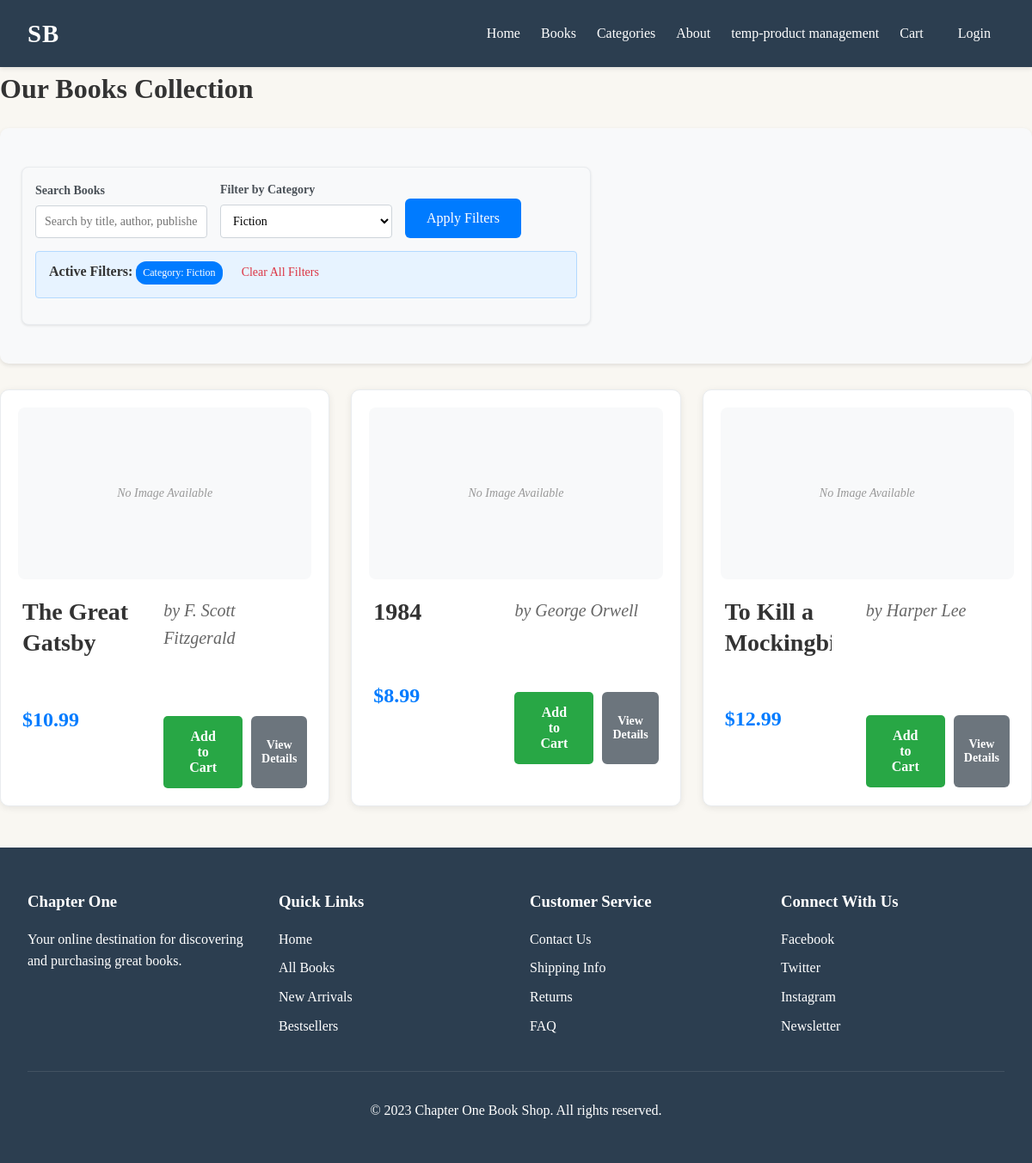
Page /page/product.php?category=1 on the committed database.
### tables this page shows
CREATE TABLE categories (
    id INT AUTO_INCREMENT PRIMARY KEY,
    name VARCHAR(255) NOT NULL UNIQUE,
    description TEXT,
    sort_order INT DEFAULT 0,
    created_at TIMESTAMP DEFAULT CURRENT_TIMESTAMP,
    updated_at TIMESTAMP DEFAULT CURRENT_TIMESTAMP ON UPDATE CURRENT_TIMESTAMP
);

CREATE TABLE products (
    id INT AUTO_INCREMENT PRIMARY KEY,
    category_id INT NULL,
    title VARCHAR(255) NOT NULL,
    author VARCHAR(255) NOT NULL,
    price DECIMAL(10, 2) NOT NULL,
    description TEXT,
    publisher VARCHAR(255),
    publication_date DATE,
    pages INT,
    cover_image VARCHAR(255),
    stock_quantity INT DEFAULT 0,
    created_at TIMESTAMP DEFAULT CURRENT_TIMESTAMP,
    updated_at TIMESTAMP DEFAULT CURRENT_TIMESTAMP ON UPDATE CURRENT_TIMESTAMP,
    FOREIGN KEY (category_id) REFERENCES categories(id) ON DELETE SET NULL
);

### page/product.php (the view, shortened to what this page needs)
<?php
$host = 'localhost';
$dbname = 'sbonline';
$username = 'root';
$password = '';
$searchQuery = '';
$categoryFilter = '';
$searchResults = [];
$categories = [];
try {
    $pdo = new PDO("mysql:host=$host;dbname=$dbname;charset=utf8", $username, $password);
    $pdo->setAttribute(PDO::ATTR_ERRMODE, PDO::ERRMODE_EXCEPTION);
    $categoriesSql = "SELECT id, name FROM categories ORDER BY sort_order, name";
    $categoriesStmt = $pdo->prepare($categoriesSql);
    $categoriesStmt->execute();
    $categories = $categoriesStmt->fetchAll(PDO::FETCH_ASSOC);
    $searchQuery = isset($_GET['search']) ? trim($_GET['search']) : '';
    $categoryFilter = isset($_GET['category']) ? trim($_GET['category']) : '';
    $sql = "SELECT p.*, c.name as category_name
            FROM products p
            LEFT JOIN categories c ON p.category_id = c.id
            WHERE 1=1";
    $params = [];
    $paramTypes = [];
    if (!empty($categoryFilter) && is_numeric($categoryFilter)) {
        $sql .= " AND p.category_id = :category_id";
        $params[':category_id'] = $categoryFilter;
        $paramTypes[':category_id'] = PDO::PARAM_INT;
    }
    if (!empty($searchQuery)) {
        $sql .= " ORDER BY
                    CASE
                        WHEN p.title LIKE :search THEN 1
                        WHEN p.author LIKE :search THEN 2
                        WHEN p.publisher LIKE :search THEN 3
                        ELSE 4
                    END,
                    p.created_at DESC";
    } else {
        $sql .= " ORDER BY p.created_at DESC";
    }
    $stmt = $pdo->prepare($sql);
    foreach ($params as $key => $value) {
        $stmt->bindValue($key, $value, $paramTypes[$key]);
    }
    $stmt->execute();
    $searchResults = $stmt->fetchAll(PDO::FETCH_ASSOC);
} catch (PDOException $e) {
    die("Connection failed: " . $e->getMessage());
}
include '../sb_head.php';
?>
<!DOCTYPE html>
<html lang="en">
<head>
    <link rel="stylesheet" href="/css/product.css">
</head>
<body>
    <div class="products-container">
        <h1><?php echo $searchQuery ? 'Search Results' : 'Our Books Collection'; ?></h1>
        <div class="search-container">
            <form method="GET" class="search-form" id="searchForm">
                <div class="filter-container">
                    <div class="filter-form">
                        <div class="filter-group">
                            <label for="search">Search Books</label>
                            <input type="text"
                                   name="search"
                                   class="search-input"
                                   id="searchInput"
                                   placeholder="Search by title, author, publisher..."
                                   value="<?php echo htmlspecialchars($searchQuery); ?>"
                                   aria-label="Search books">
                        </div>
                        <div class="filter-group">
                            <label for="category">Filter by Category</label>
                            <select name="category" class="filter-select" id="categoryFilter">
                                <?php foreach ($categories as $category): ?>
                                    <option value="<?php echo $category['id']; ?>"
                                        <?php echo ($categoryFilter == $category['id']) ? 'selected' : ''; ?>>
                                        <?php echo htmlspecialchars($category['name']); ?>
                                    </option>
                                <?php endforeach; ?>
                            </select>
                        </div>
                        <div class="filter-group">
                            <button type="submit" class="search-button" id="searchButton">
                                <?php echo ($searchQuery || $categoryFilter) ? 'Apply Filters' : 'Search Books'; ?>
                            </button>
                        </div>
                    </div>
                    <?php if (!empty($searchQuery) || !empty($categoryFilter)): ?>
                        <div class="active-filters">
                            <strong>Active Filters:</strong>
                            <?php if (!empty($categoryFilter)):
                                $currentCategoryName = '';
                                foreach ($categories as $cat) {
                                    if ($cat['id'] == $categoryFilter) {
                                        $currentCategoryName = $cat['name'];
                                        break;
                                    }
                                }
                            ?>
                                <span class="filter-tag">Category: <?php echo htmlspecialchars($currentCategoryName); ?></span>
                            <?php endif; ?>
                            <a href="?" class="clear-filters">Clear All Filters</a>
                        </div>
                    <?php endif; ?>
                </div>
            </form>
        </div>
        <?php if (empty($searchResults)): ?>
            <div class="no-results">
                <?php if (!empty($searchQuery) || !empty($categoryFilter)): ?>
                    <h3>No books found</h3>
                    <p>
                        No books found
                        <?php if (!empty($searchQuery)): ?>
                            matching "<strong><?php echo htmlspecialchars($searchQuery); ?></strong>"
                        <?php endif; ?>
                        <?php if (!empty($searchQuery) && !empty($categoryFilter)): ?>
                            and
                        <?php endif; ?>
                        <?php if (!empty($categoryFilter)):
                            $currentCategoryName = '';
                            foreach ($categories as $cat) {
                                if ($cat['id'] == $categoryFilter) {
                                    $currentCategoryName = $cat['name'];
                                    break;
                                }
                            }
                        ?>
                            in category "<strong><?php echo htmlspecialchars($currentCategoryName); ?></strong>"
                        <?php endif; ?>
                    </p>
                    <div class="search-suggestions">
                        <p><strong>Suggestions:</strong></p>
                        <ul>
                            <li>Try different or more general keywords</li>
                            <li>Check your spelling</li>
                            <li>Select a different category</li>
                            <li><a href="?">Browse all books</a></li>
                        </ul>
                    </div>
                <?php else: ?>
                    <h3>No books available</h3>
                    <p>There are currently no books in our collection.</p>
                <?php endif; ?>
            </div>
        <?php else: ?>
            <div class="products-grid">
                <?php foreach ($searchResults as $product): ?>
<div class="product-card">
    <?php
    $productId = $product['id'];
    $imageSql = "SELECT image_path FROM product_images WHERE product_id = ? ORDER BY sort_order LIMIT 1";
    $imageStmt = $pdo->prepare($imageSql);
    $imageStmt->execute([$productId]);
    $productImage = $imageStmt->fetch(PDO::FETCH_ASSOC);
    ?>
    <div class="product-image">
        <?php if ($productImage && !empty($productImage['image_path'])): ?>
            <img src="uploads/products/<?php echo htmlspecialchars($productImage['image_path']); ?>"
                 alt="<?php echo htmlspecialchars($product['title']); ?>"
                 onerror="this.style.display='none'; this.nextElementSibling.style.display='block';">
            <div class="no-image" style="display: none;">Image Failed to Load</div>
        <?php else: ?>
            <div class="no-image">No Image Available</div>
        <?php endif; ?>
    </div>
    <div class="product-details">
        <h3 class="product-title">
            <?php
            if (!empty($searchQuery)) {
                echo preg_replace(
                    "/(" . preg_quote($searchQuery, '/') . ")/i",
                    '<span class="highlight">$1</span>',
                    htmlspecialchars($product['title'])
                );
            } else {
                echo htmlspecialchars($product['title']);
            }
            ?>
        </h3>
        <p class="product-author">
            by
            <?php
            if (!empty($searchQuery)) {
                echo preg_replace(
                    "/(" . preg_quote($searchQuery, '/') . ")/i",
                    '<span class="highlight">$1</span>',
                    htmlspecialchars($product['author'])
                );
            } else {
                echo htmlspecialchars($product['author']);
            }
            ?>
        </p>
        <div class="product-price">
            $<?php echo number_format($product['price'], 2); ?>
        </div>
        <div class="product-actions">
            <?php if ($product['stock_quantity'] > 0): ?>
                        <button class="add-to-cart-btn"
                                data-id="<?php echo $product['id']; ?>"
                                data-title="<?php echo htmlspecialchars($product['title']); ?>">
                            Add to Cart
                        </button>
            <?php else: ?>
                <button class="add-to-cart-btn" disabled>Out of Stock</button>
            <?php endif; ?>
            <button class="view-details-btn"
                    onclick="viewProductDetails(<?php echo $product['id']; ?>)">
                View Details
            </button>
        </div>
    </div>
</div>
                <?php endforeach; ?>
            </div>
        <?php endif; ?>
    </div>
</body>
</html>
<?php
include '../sb_foot.php';

### css/sb_style.css (style rules this page uses)
* { margin: 0; padding: 0; box-sizing: border-box; font-family: "Georgia", serif; }
body { background-color: #f9f7f2; color: #333; line-height: 1.6; }
a { text-decoration: none; color: inherit; }

### css/product.css (style rules this page uses)
.search-container { margin: 20px 0; padding: 25px; background: #f8f9fa; border-radius: 10px; box-shadow: 0 2px 5px rgba(0, 0, 0, 0.1); }
.search-form { display: flex; gap: 12px; max-width: 100%; margin: 0 auto; }
.filter-container { margin: 20px 0; padding: 20px; background: #ffffff; border-radius: 10px; border: 1px solid #e9ecef; box-shadow: 0 1px 3px rgba(0, 0, 0, 0.1); }
.filter-form { display: flex; gap: 15px; align-items: end; flex-wrap: wrap; }
.filter-group { flex: 1; min-width: 200px; }
.filter-group label { display: block; margin-bottom: 8px; font-weight: 600; color: #495057; font-size: 14px; }
.filter-select, .search-input { width: 100%; padding: 12px 15px; border: 2px solid #dee2e6; border-radius: 6px; font-size: 16px; transition: border-color 0.3s; background: white; }
.active-filters { margin: 20px 0 0 0; padding: 15px; background: #e7f3ff; border-radius: 6px; border-left: 4px solid #007bff; }
.filter-tag { display: inline-block; background: #007bff; color: white; padding: 6px 12px; border-radius: 16px; font-size: 14px; margin-right: 10px; margin-bottom: 5px; font-weight: 500; }
.clear-filters { color: #dc3545; text-decoration: none; margin-left: 10px; font-size: 14px; font-weight: 500; }
.search-input { flex: 1; padding: 12px 15px; border: 2px solid #dee2e6; border-radius: 6px; font-size: 16px; transition: border-color 0.3s; }
.search-button { padding: 12px 25px; background: #007bff; color: white; border: none; border-radius: 6px; cursor: pointer; font-size: 16px; transition: background 0.3s; height: 46px; }
.products-grid { display: grid; grid-template-columns: repeat(auto-fill, minmax(300px, 1fr)); gap: 25px; margin-top: 30px; }
.product-card { border: 1px solid #e9ecef; border-radius: 10px; padding: 20px; background: white; box-shadow: 0 2px 8px rgba(0, 0, 0, 0.08); transition: transform 0.3s, box-shadow 0.3s; position: relative; }
.product-image { text-align: center; margin-bottom: 20px; height: 200px; display: flex; align-items: center; justify-content: center; background: #f8f9fa; border-radius: 8px; overflow: hidden; }
.product-details { padding: 0 5px; }
.product-title { font-size: 18px; font-weight: 600; color: #333; margin-bottom: 8px; line-height: 1.3; min-height: 46px; display: -webkit-box; -webkit-line-clamp: 2; -webkit-box-orient: vertical; overflow: hidden; }
.product-author { font-size: 14px; color: #666; margin-bottom: 12px; font-style: italic; min-height: 20px; }
.product-price { font-size: 20px; font-weight: bold; color: #007bff; margin-bottom: 15px; }
.no-image { color: #999; font-style: italic; font-size: 14px; }
.product-actions { display: flex; gap: 10px; margin-top: 15px; }
.add-to-cart-btn { background: #28a745; color: white; flex: 2; padding: 12px; border: none; border-radius: 6px; cursor: pointer; font-size: 14px; font-weight: 600; transition: background 0.3s; }
.view-details-btn { background: #6c757d; color: white; flex: 1; padding: 12px; border: none; border-radius: 6px; cursor: pointer; font-size: 14px; font-weight: 600; transition: background 0.3s; }
.product-details { display: grid; grid-template-columns: 1fr 1fr; gap: 40px; margin-top: 20px; }
.product-title { font-size: 28px; margin-bottom: 10px; color: #333; }
.product-author { font-size: 20px; color: #666; margin-bottom: 20px; font-style: italic; }
.product-price { font-size: 24px; font-weight: bold; color: #007bff; margin-bottom: 20px; }
.add-to-cart-btn, .buy-now-btn { padding: 15px 30px; border: none; border-radius: 5px; font-size: 16px; cursor: pointer; transition: background 0.3s; flex: 1; font-weight: 600; }
.add-to-cart-btn { background: #28a745; color: white; }

### rows in the picture
categories: name "Fiction"
products: title "The Great Gatsby", author "F. Scott Fitzgerald", price "10.99"
products: title "1984", author "George Orwell", price "8.99"
products: title "To Kill a…", author "Harper Lee", price "12.99"

### other values in the picture
form field category "Fiction"
